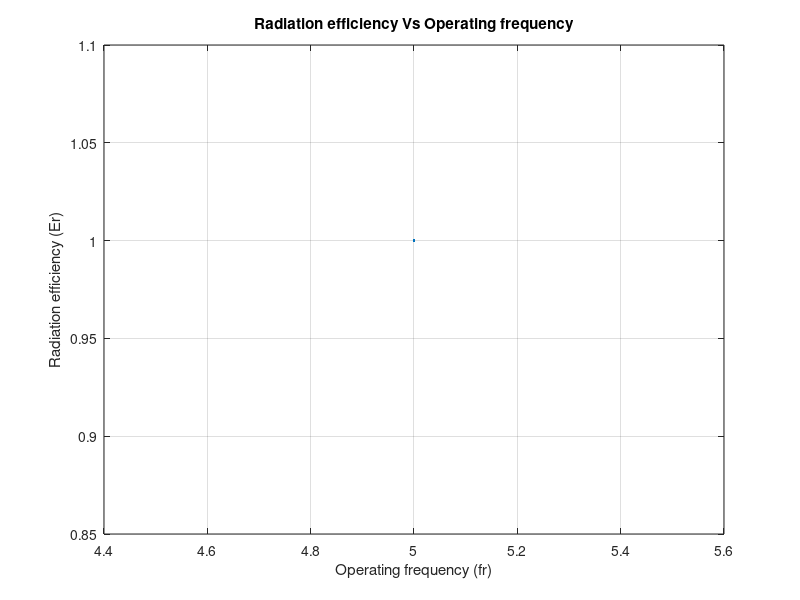

Reproduce this figure in MATLAB.
clc 
clear
er=input('Enter the Dielectric Constant of the Patch:'); 
h=input( 'Enter the HIGHT of the substrate:'); 
c=3e8 ; 
fr1=input('Enter the lower limit of the operating frequency :');
fr2=input('Enter the upper limit of the operating frequency :');
fr=fr1:1000000:fr2;
k=(2.*pi.*fr).*(sqrt((8.854e-12).*(pi.*4e-7))); 
Pr=40.*(k.^2).*((k.*h).^2).*(1-(1./er)+(2./(5.*er.^2))); 
x0=1+( 0.5.* ((er-1).*k.*h./er).^2 );
X0=(x0.^2)-1;
Psur=((30.*pi.*k.^2).*(er.*((x0.^2)-1)))./((er.*( (1./sqrt(X0))+(sqrt(X0)./er-x0.^2)))+((k.*h).*(1+ ((X0.*er.^2)./(er-x0.^2)))));
Ef=Pr./(Pr+Psur); 
figure(1) 
fr11=fr1:1000000:fr2;
plot(fr11,Ef) 
xlabel('Operating frequency (fr)') 
ylabel('Radiation efficiency (Er)') 
grid on 
title('Radiation efficiency Vs Operating frequency')
k=(2.*pi.*2e9).*(sqrt((8.854e-12).*(pi.*4e-7)));
Pr=40.*(k.^2).*((k.*h).^2).*(1-(1./er)+(2./(5.*er.^2)));
x0=1+( 0.5.* ((er-1).*k.*h./er).^2 );
X0=(x0.^2)-1;
Psur1=((30.*pi.*k.^2).*(er.*((x0.^2)-1)))./((er.*( (1./sqrt(X0))+(sqrt(X0)./er-x0.^2)))+((k.*h).*(1+ ((X0.*er.^2)./(er-x0.^2)))));
Ef1=Pr./(Pr+Psur1);

k=(2.*pi.*10e9).*(sqrt((8.854e-12).*(pi.*4e-7)));
Pr=40.*(k.^2).*((k.*h).^2).*(1-(1./er)+(2./(5.*er.^2)));
x0=1+( 0.5.* ((er-1).*k.*h./er).^2 );
X0=(x0.^2)-1; 
Psur2=((30.*pi.*k.^2).*(er.*((x0.^2)-1)))./((er.*( (1./sqrt(X0))+(sqrt(X0)./er-x0.^2)))+ ((k.*h).*(1+ ((X0.*er.^2)./(er-x0.^2)))));
Ef2=Pr./(Pr+Psur2);
